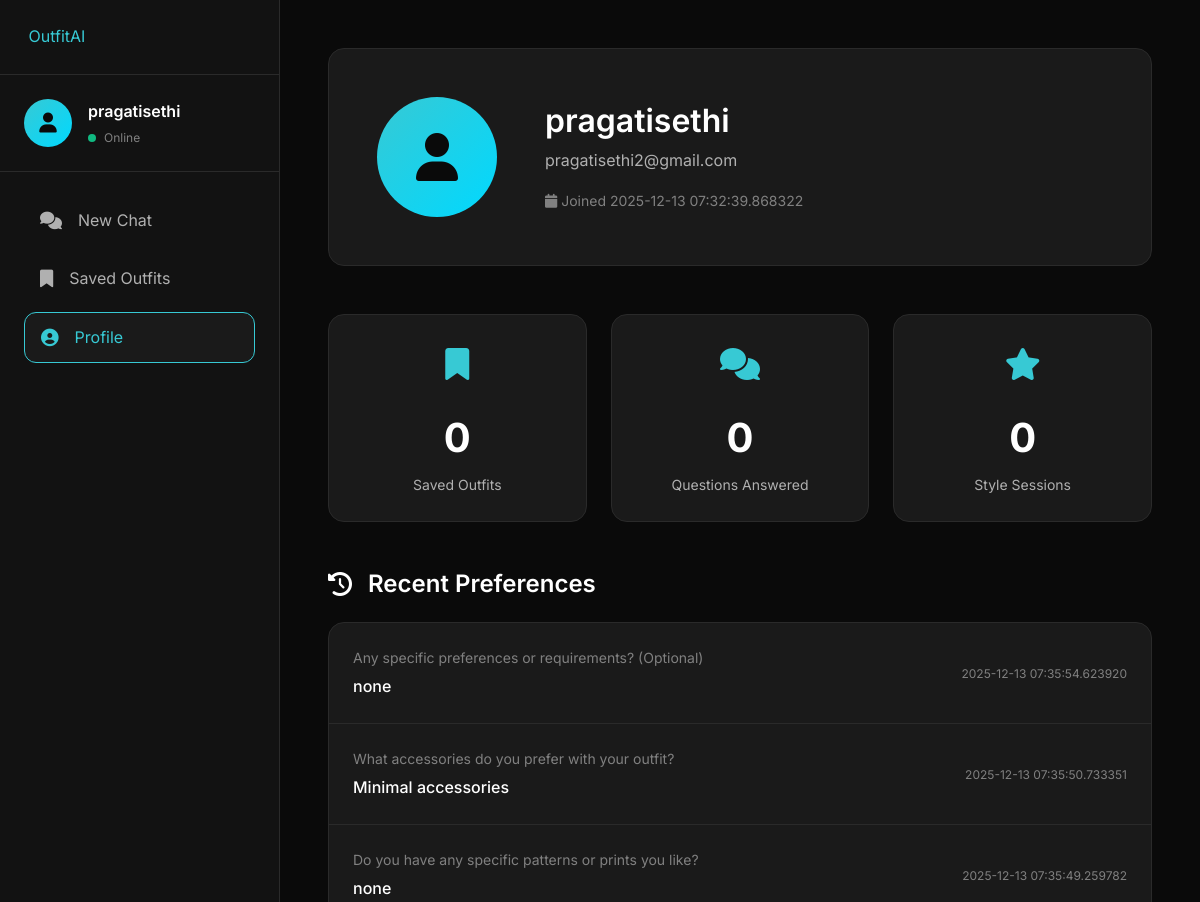
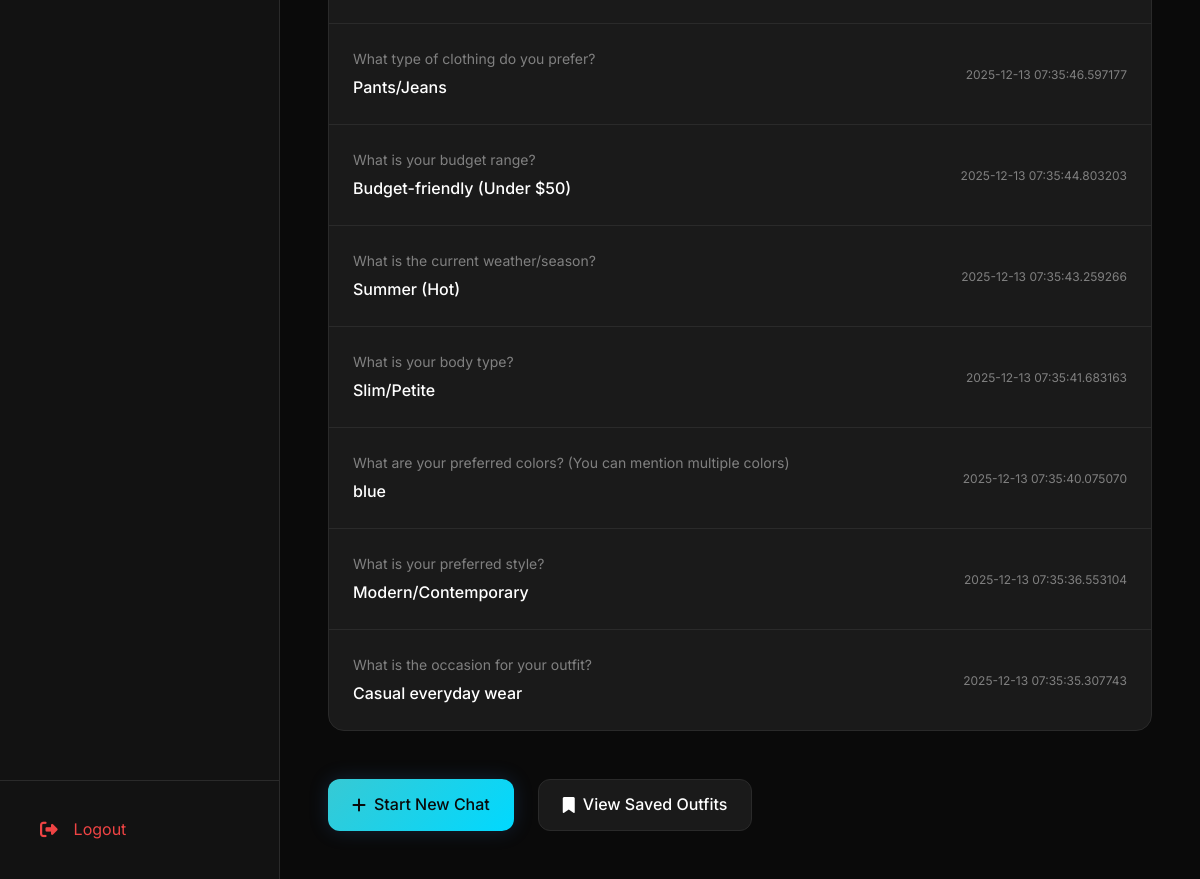
The page /recommendations/profile (signed in) on the database its author committed (2 pictures, top to bottom).
### models/database.py (models this page shows, shortened)
class User(UserMixin, db.Model):
    __tablename__ = 'users'
    id = db.Column(db.Integer, primary_key=True)
    username = db.Column(db.String(80), unique=True, nullable=False)
    email = db.Column(db.String(120), unique=True, nullable=False)
    password_hash = db.Column(db.String(255), nullable=False)
    is_guest = db.Column(db.Boolean, default=False)  # NEW: Track guest users
    created_at = db.Column(db.DateTime, default=datetime.utcnow)
    preferences = db.relationship('Preference', backref='user', lazy=True, cascade='all, delete-orphan')
    recommendations = db.relationship('Recommendation', backref='user', lazy=True, cascade='all, delete-orphan')
    uploaded_images = db.relationship('UploadedImage', backref='user', lazy=True, cascade='all, delete-orphan')

class Preference(db.Model):
    __tablename__ = 'preferences'
    id = db.Column(db.Integer, primary_key=True)
    user_id = db.Column(db.Integer, db.ForeignKey('users.id'), nullable=False)
    session_id = db.Column(db.String(50), nullable=False)
    question_id = db.Column(db.Integer, nullable=False)
    question_text = db.Column(db.Text, nullable=False)
    answer = db.Column(db.Text, nullable=False)
    timestamp = db.Column(db.DateTime, default=datetime.utcnow)

### routes/recommendations.py (the view)
@recommendations_bp.route('/profile')
@login_required
def profile():
    try:
        print("🔄 Loading profile page...")
        user = current_user
        recommendation_count = Recommendation.query.filter_by(
            user_id=user.id,
            is_saved=True
        ).count()
        workflow_stats = db.session.query(
            Recommendation.workflow_type,
            db.func.count(Recommendation.id)
        ).filter_by(
            user_id=user.id,
            is_saved=True
        ).group_by(Recommendation.workflow_type).all()
        workflow_breakdown = {wf: count for wf, count in workflow_stats}
        recent_preferences = Preference.query.filter_by(
            user_id=user.id
        ).order_by(Preference.timestamp.desc()).limit(10).all()
        print(f"✅ Profile loaded: {user.username}, {recommendation_count} recs")
        return render_template(
            'profile.html',
            user=user,
            recommendation_count=recommendation_count,
            workflow_breakdown=workflow_breakdown,
            recent_preferences=recent_preferences
        )
    except Exception as e:
        print(f"❌ Error loading profile: {e}")
        traceback.print_exc()
        flash(f'Error loading profile: {str(e)}', 'error')
        return redirect(url_for('index'))

### app.py (called while the page is built)
@login_manager.user_loader
def load_user(user_id):
    return User.query.get(int(user_id))

@app.context_processor
def inject_globals():
    from flask_login import current_user
    is_guest = session.get('is_guest', False) and not current_user.is_authenticated
    return {
        'app_name': Config.APP_NAME,
        'app_tagline': Config.APP_TAGLINE,
        'is_guest': is_guest,
        'guest_id': session.get('guest_id') if is_guest else None
    }

@app.before_request
def make_session_permanent():
    session.permanent = True

### templates/profile.html (shortened to what this page needs)
{% extends "base.html" %}
{% block extra_css %}
<link rel="stylesheet" href="{{ url_for('static', filename='css/chatbot.css') }}">
{% endblock %}
{% block content %}
<div class="profile-page">
    <div class="sidebar">
        <div class="sidebar-header">
            <a href="{{ url_for('index') }}" class="brand-logo">
                <span>Outfit<span class="brand-accent">AI</span></span>
            </a>
        </div>
        <div class="sidebar-user">
            <div class="user-avatar">
                <i class="fas fa-user"></i>
            </div>
            <div class="user-info">
                <div class="user-name">{{ current_user.username if current_user.is_authenticated else 'User' }}</div>
                <div class="user-status">
                    <span class="status-dot"></span>
                    <span>Online</span>
                </div>
            </div>
        </div>
        <nav class="sidebar-nav">
            <a href="{{ url_for('chatbot.chat_interface') }}" class="nav-item">
                <i class="fas fa-comments"></i>
                <span>New Chat</span>
            </a>
            <a href="{{ url_for('recommendations.view_recommendations') }}" class="nav-item">
                <i class="fas fa-bookmark"></i>
                <span>Saved Outfits</span>
            </a>
            <a href="{{ url_for('recommendations.profile') }}" class="nav-item active">
                <i class="fas fa-user-circle"></i>
                <span>Profile</span>
            </a>
        </nav>
        <div class="sidebar-footer">
            <a href="{{ url_for('auth.logout') }}" class="nav-item logout">
                <i class="fas fa-sign-out-alt"></i>
                <span>Logout</span>
            </a>
        </div>
    </div>
    <div class="profile-content">
        <div class="profile-header">
            <div class="profile-avatar">
                <i class="fas fa-user"></i>
            </div>
            <div class="profile-info">
                <h1 class="profile-name">{{ user.username if user else 'User' }}</h1>
                <div class="profile-email">{{ user.email if user else 'user@example.com' }}</div>
                <div class="profile-meta">
                    <span><i class="fas fa-calendar"></i> Joined {{ user.created_at if user else 'Recently' }}</span>
                </div>
            </div>
        </div>
        <div class="stats-grid">
            <div class="stat-card">
                <div class="stat-icon">
                    <i class="fas fa-bookmark"></i>
                </div>
                <div class="stat-value">{{ recommendation_count if recommendation_count is defined else 0 }}</div>
                <div class="stat-label">Saved Outfits</div>
            </div>
            <div class="stat-card">
                <div class="stat-icon">
                    <i class="fas fa-comments"></i>
                </div>
                <div class="stat-value">{{ (recommendation_count * 10) if recommendation_count is defined else 0 }}</div>
                <div class="stat-label">Questions Answered</div>
            </div>
            <div class="stat-card">
                <div class="stat-icon">
                    <i class="fas fa-star"></i>
                </div>
                <div class="stat-value">{{ recommendation_count if recommendation_count is defined else 0 }}</div>
                <div class="stat-label">Style Sessions</div>
            </div>
        </div>
        {% if recent_preferences and recent_preferences|length > 0 %}
        <div>
            <h2 class="section-title">
                <i class="fas fa-history"></i>
                Recent Preferences
            </h2>
            <div class="preferences-list">
                {% for pref in recent_preferences %}
                <div class="preference-item">
                    <div>
                        <div class="preference-question">{{ pref.question_text }}</div>
                        <div class="preference-answer">{{ pref.answer }}</div>
                    </div>
                    <div class="preference-date">{{ pref.timestamp }}</div>
                </div>
                {% endfor %}
            </div>
        </div>
        {% endif %}
        <div style="margin-top: var(--spacing-xl); display: flex; gap: var(--spacing-md);">
            <a href="{{ url_for('chatbot.chat_interface') }}" class="btn btn-primary">
                <i class="fas fa-plus"></i>
                <span>Start New Chat</span>
            </a>
            <a href="{{ url_for('recommendations.view_recommendations') }}" class="btn btn-secondary">
                <i class="fas fa-bookmark"></i>
                <span>View Saved Outfits</span>
            </a>
        </div>
    </div>
</div>
{% endblock %}

### static/css/style.css (style rules this page uses)
:root { --primary-bg: #0a0a0a; --secondary-bg: #121212; --card-bg: #1a1a1a; --hover-bg: #242424; --primary-accent: #37c9d4; --secondary-accent: #00d9ff; --accent-glow: rgba(55, 118, 212, 0.2); --text-primary: #ffffff; --text-secondary: #b0b0b0; --text-muted: #808080; --border-color: #2a2a2a; --border-hover: #3a3a3a; --success-color: #10b981; --error-color: #ef4444; --warning-color: #f59e0b; --info-color: #3b82f6; --spacing-xs: 0.5rem; --spacing-sm: 1rem; --spacing-md: 1.5rem; --spacing-lg: 2rem; --spacing-xl: 3rem; --radius-sm: 8px; --radius-md: 12px; --radius-lg: 16px; --radius-xl: 24px; --shadow-sm: 0 2px 8px rgba(0, 0, 0, 0.4); --shadow-md: 0 4px 16px rgba(0, 0, 0, 0.5); --shadow-lg: 0 8px 32px rgba(0, 0, 0, 0.6); --shadow-glow: 0 0 20px var(--accent-glow); --transition-fast: 0.2s ease; --transition-normal: 0.3s ease; --transition-slow: 0.5s ease; }
* { margin: 0; padding: 0; box-sizing: border-box; }
body { font-family: 'Inter', -apple-system, BlinkMacSystemFont, 'Segoe UI', sans-serif; background: var(--primary-bg); color: var(--text-primary); line-height: 1.6; -webkit-font-smoothing: antialiased; -moz-osx-font-smoothing: grayscale; }
h1, h2, h3, h4, h5, h6 { font-weight: 600; line-height: 1.2; margin-bottom: var(--spacing-sm); }
h1 { font-size: 3.5rem; }
h2 { font-size: 2.5rem; }
a { color: var(--primary-accent); text-decoration: none; transition: color var(--transition-fast); }
.btn { display: inline-flex; align-items: center; gap: var(--spacing-xs); padding: 0.75rem 1.5rem; border-radius: var(--radius-md); font-size: 1rem; font-weight: 500; cursor: pointer; transition: all var(--transition-fast); border: none; outline: none; text-decoration: none; position: relative; overflow: hidden; }
.btn::before { content: ''; position: absolute; top: 50%; left: 50%; width: 0; height: 0; border-radius: 50%; background: rgba(255, 255, 255, 0.1); transform: translate(-50%, -50%); transition: width 0.6s, height 0.6s; }
.btn-primary { background: linear-gradient(135deg, var(--primary-accent), var(--secondary-accent)); color: var(--primary-bg); box-shadow: var(--shadow-glow); }
.btn-secondary { background: var(--card-bg); color: var(--text-primary); border: 1px solid var(--border-color); }
.brand-accent { color: var(--primary-accent); }
.stat-label { font-size: 0.875rem; color: var(--text-muted); }
.section-title { font-size: 3rem; margin-bottom: var(--spacing-sm); }

### static/css/chatbot.css (style rules this page uses)
.sidebar { width: 280px; background: var(--secondary-bg); border-right: 1px solid var(--border-color); display: flex; flex-direction: column; flex-shrink: 0; }
.sidebar-header { padding: var(--spacing-md); border-bottom: 1px solid var(--border-color); }
.sidebar-user { padding: var(--spacing-md); display: flex; align-items: center; gap: var(--spacing-sm); border-bottom: 1px solid var(--border-color); }
.user-avatar { width: 48px; height: 48px; border-radius: 50%; background: linear-gradient(135deg, var(--primary-accent), var(--secondary-accent)); display: flex; align-items: center; justify-content: center; color: var(--primary-bg); font-size: 1.25rem; }
.user-info { flex: 1; }
.user-name { font-weight: 600; color: var(--text-primary); margin-bottom: 0.25rem; }
.user-status { display: flex; align-items: center; gap: 0.5rem; font-size: 0.75rem; color: var(--text-muted); }
.status-dot { width: 8px; height: 8px; border-radius: 50%; background: var(--success-color); animation: pulse 2s infinite; }
.sidebar-nav { flex: 1; padding: var(--spacing-md); display: flex; flex-direction: column; gap: var(--spacing-xs); }
.nav-item { display: flex; align-items: center; gap: var(--spacing-sm); padding: 0.75rem 1rem; border-radius: var(--radius-md); color: var(--text-secondary); transition: all var(--transition-fast); cursor: pointer; }
.nav-item.active { background: var(--card-bg); color: var(--primary-accent); border: 1px solid var(--primary-accent); }
.nav-item i { font-size: 1.1rem; }
.sidebar-footer { padding: var(--spacing-md); border-top: 1px solid var(--border-color); }
.nav-item.logout { color: var(--error-color); }

### rows shown on the page
User: username "pragatisethi", email "pragatisethi2@gmail.com", created_at "2025-12-13 07:32:39.868322"
Preference: question_text "Any specific preferences or requirements? (Optional)", answer "none", timestamp "2025-12-13 07:35:54.623920"
Preference: question_text "What accessories do you prefer with your outfit?", answer "Minimal accessories", timestamp "2025-12-13 07:35:50.733351"
Preference: question_text "Do you have any specific patterns or prints you like?", answer "none", timestamp "2025-12-13 07:35:49.259782"
Preference: question_text "What type of clothing do you prefer?", answer "Pants/Jeans", timestamp "2025-12-13 07:35:46.597177"
Preference: question_text "What is your budget range?", answer "Budget-friendly (Under $50)", timestamp "2025-12-13 07:35:44.803203"
Preference: question_text "What is the current weather/season?", answer "Summer (Hot)", timestamp "2025-12-13 07:35:43.259266"
Preference: question_text "What is your body type?", answer "Slim/Petite", timestamp "2025-12-13 07:35:41.683163"
Preference: question_text "What are your preferred colors? (You can mention multiple colors)", answer "blue", timestamp "2025-12-13 07:35:40.075070"
Preference: question_text "What is your preferred style?", answer "Modern/Contemporary", timestamp "2025-12-13 07:35:36.553104"
Preference: question_text "What is the occasion for your outfit?", answer "Casual everyday wear", timestamp "2025-12-13 07:35:35.307743"

### other values the page prints
{{ recommendation_count if recommendation_count is defined else 0 }} "0"
{{ (recommendation_count * 10) if recommendation_count is defined else 0 }} "0"
